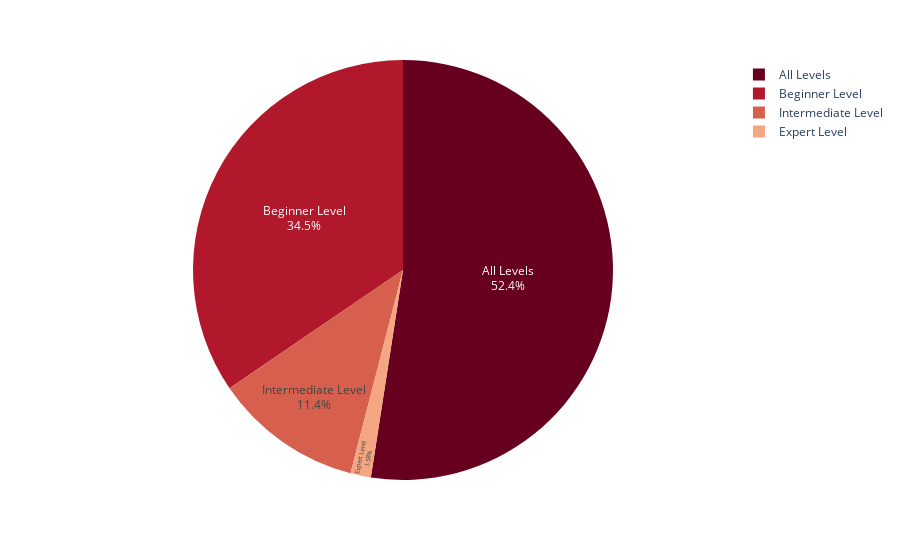

Source (notebook cell):
### Code cell
# Distribution of courses per level via Plotly Interactive Pie Chart
fig = px.pie(df_levels, values='Number', names='Level', color_discrete_sequence=px.colors.sequential.RdBu)
fig.update_traces(textposition='inside', textinfo='percent+label')
fig.show()

### Figure 1 — Plotly figure (JSON) as saved in the notebook; plotly's stock layout.template omitted (floating-point values rounded to 4 significant figures)
{"data": [{"domain": {"x": [0, 1], "y": [0, 1]}, "hovertemplate": "Level=%{label}<br>Number=%{value}<extra></extra>", "labels": ["All Levels", "Beginner Level", "Intermediate Level", "Expert Level"], "legendgroup": "", "name": "", "showlegend": true, "textinfo": "percent+label", "textposition": "inside", "type": "pie", "values": [1929, 1270, 421, 58]}], "layout": {"autosize": true, "legend": {"tracegroupgap": 0}, "margin": {"t": 60}, "piecolorway": ["rgb(103,0,31)", "rgb(178,24,43)", "rgb(214,96,77)", "rgb(244,165,130)", "rgb(253,219,199)", "rgb(247,247,247)", "rgb(209,229,240)", "rgb(146,197,222)", "rgb(67,147,195)", "rgb(33,102,172)", "rgb(5,48,97)"]}}
